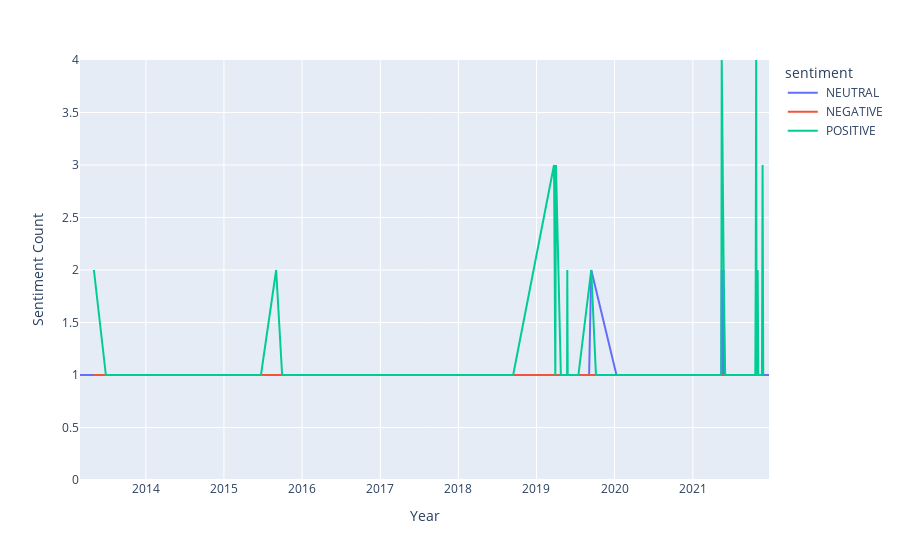

The notebook cell saved with this chart:
### Code cell
data = db.groupby(['date', 'sentiment']).size().reset_index(name='NoOfSentiments')
data = data.sort_values(by="date")

fig = px.line(data, x="date", y="NoOfSentiments", color='sentiment', labels={'date': 'Year', 'NoOfSentiments': 'Sentiment Count'})

fig.update_yaxes(range=[0, data['NoOfSentiments'].max()])

fig.show()

### Figure 1 — Plotly figure (JSON) as saved in the notebook; plotly's stock layout.template omitted (floating-point values rounded to 4 significant figures)
{"data": [{"hovertemplate": "sentiment= NEUTRAL<br>Year=%{x}<br>Sentiment Count=%{y}<extra></extra>", "legendgroup": " NEUTRAL", "line": {"color": "#636efa", "dash": "solid"}, "marker": {"symbol": "circle"}, "mode": "lines", "name": " NEUTRAL", "orientation": "v", "showlegend": true, "type": "scatter", "x": ["2013-02-27", "2013-05-03", "2013-05-25", "2014-01-23", "2016-09-13", "2018-09-11", "2019-05-31", "2019-09-04", "2019-09-14", "2020-01-10", "2020-02-01", "2021-05-14", "2021-05-16", "2021-05-17", "2021-05-20", "2021-05-21", "2021-05-22", "2021-05-24", "2021-05-26", "2021-05-28", "2021-12-14", "2021-12-23"], "xaxis": "x", "y": [1, 1, 1, 1, 1, 1, 1, 1, 2, 1, 1, 1, 2, 1, 1, 1, 1, 2, 1, 1, 1, 1], "yaxis": "y"}, {"hovertemplate": "sentiment= NEGATIVE<br>Year=%{x}<br>Sentiment Count=%{y}<extra></extra>", "legendgroup": " NEGATIVE", "line": {"color": "#EF553B", "dash": "solid"}, "marker": {"symbol": "circle"}, "mode": "lines", "name": " NEGATIVE", "orientation": "v", "showlegend": true, "type": "scatter", "x": ["2013-05-03", "2014-10-28", "2018-06-17", "2018-07-05", "2018-07-10", "2021-11-27"], "xaxis": "x", "y": [1, 1, 1, 1, 1, 1], "yaxis": "y"}, {"hovertemplate": "sentiment= POSITIVE<br>Year=%{x}<br>Sentiment Count=%{y}<extra></extra>", "legendgroup": " POSITIVE", "line": {"color": "#00cc96", "dash": "solid"}, "marker": {"symbol": "circle"}, "mode": "lines", "name": " POSITIVE", "orientation": "v", "showlegend": true, "type": "scatter", "x": ["2013-05-03", "2013-06-28", "2015-03-16", "2015-06-23", "2015-09-02", "2015-09-30", "2016-04-01", "2016-04-20", "2016-04-27", "2016-07-05", "2016-10-29", "2017-10-02", "2017-10-06", "2018-01-29", "2018-02-22", "2018-02-24", "2018-02-25", "2018-03-22", "2018-05-20", "2018-05-26", "2018-05-29", "2018-06-03", "2018-06-09", "2018-06-10", "2018-06-16", "2018-08-05", "2018-08-25", "2018-09-14", "2019-03-24", "2019-03-30", "2019-04-02", "2019-04-12", "2019-04-13", "2019-04-24", "2019-04-25", "2019-05-08", "2019-05-24", "2019-05-25", "2019-05-27", "2019-06-19", "2019-07-08", "2019-07-16", "2019-09-14", "2019-10-06", "2019-11-20", "2020-02-10", "2021-04-27", "2021-04-28", "2021-05-10", "2021-05-11", "2021-05-13", "2021-05-14", "2021-05-16", "2021-05-20", "2021-05-25", "2021-06-01", "2021-09-23", "2021-10-20", "2021-10-22", "2021-10-24", "2021-10-26", "2021-10-27", "2021-10-31", "2021-11-01", "2021-11-03", "2021-11-20", "2021-11-23", "2021-11-26"], "xaxis": "x", "y": [2, 1, 1, 1, 2, 1, 1, 1, 1, 1, 1, 1, 1, 1, 1, 1, 1, 1, 1, 1, 1, 1, 1, 1, 1, 1, 1, 1, 3, 1, 3, 2, 2, 1, 1, 1, 1, 2, 1, 1, 1, 1, 2, 1, 1, 1, 1, 1, 1, 1, 1, 1, 4, 3, 2, 1, 1, 1, 2, 4, 1, 1, 2, 1, 1, 1, 3, 1], "yaxis": "y"}], "layout": {"legend": {"title": {"text": "sentiment"}, "tracegroupgap": 0}, "margin": {"t": 60}, "xaxis": {"anchor": "y", "domain": [0, 1], "title": {"text": "Year"}}, "yaxis": {"anchor": "x", "domain": [0, 1], "range": [0, 4], "title": {"text": "Sentiment Count"}}}}
